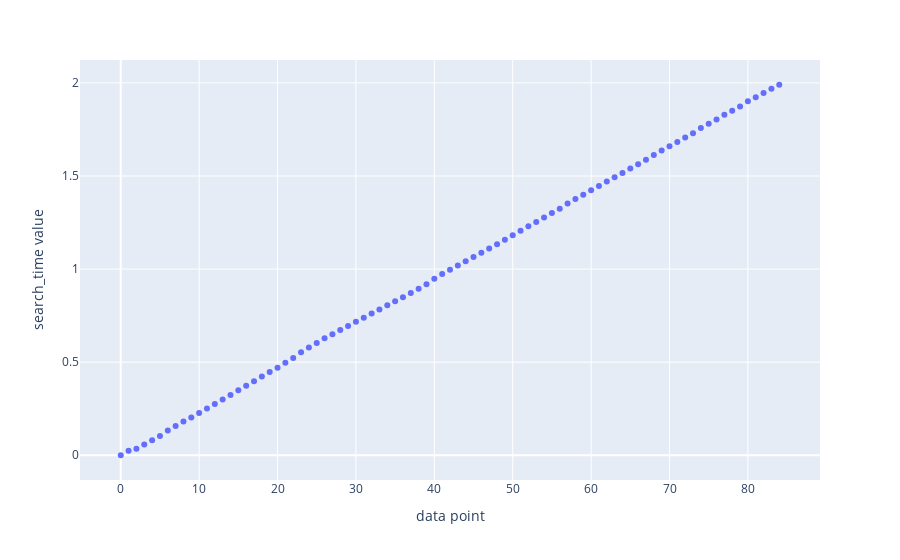

Notebook cell for this chart:
### Code cell
px.scatter(y=stat_times, labels={"x": "data point", "y": "search_time value"})

### Figure 1 — Plotly figure (JSON) as saved in the notebook; plotly's stock layout.template omitted (floating-point values rounded to 4 significant figures)
{"data": [{"hovertemplate": "data point=%{x}<br>search_time value=%{y}<extra></extra>", "legendgroup": "", "marker": {"color": "#636efa", "symbol": "circle"}, "mode": "markers", "name": "", "orientation": "v", "showlegend": false, "type": "scatter", "x": [0, 1, 2, 3, 4, 5, 6, 7, 8, 9, 10, 11, 12, 13, 14, 15, 16, 17, 18, 19, 20, 21, 22, 23, 24, 25, 26, 27, 28, 29, 30, 31, 32, 33, 34, 35, 36, 37, 38, 39, 40, 41, 42, 43, 44, 45, 46, 47, 48, 49, 50, 51, 52, 53, 54, 55, 56, 57, 58, 59, 60, 61, 62, 63, 64, 65, 66, 67, 68, 69, 70, 71, 72, 73, 74, 75, 76, 77, 78, 79, 80, 81, 82, 83, 84], "xaxis": "x", "y": [2.2e-05, 0.02402, 0.03445, 0.05741, 0.0809, 0.103, 0.133, 0.1569, 0.1809, 0.2031, 0.227, 0.2517, 0.2747, 0.2991, 0.324, 0.3497, 0.3731, 0.3977, 0.4228, 0.4466, 0.4705, 0.4965, 0.522, 0.5537, 0.5782, 0.6033, 0.628, 0.6504, 0.6728, 0.6948, 0.7172, 0.7391, 0.7613, 0.7832, 0.8054, 0.8273, 0.8494, 0.8722, 0.8949, 0.918, 0.9475, 0.9731, 0.9963, 1.019, 1.042, 1.064, 1.088, 1.111, 1.134, 1.158, 1.182, 1.206, 1.23, 1.253, 1.277, 1.302, 1.324, 1.353, 1.376, 1.4, 1.423, 1.446, 1.47, 1.494, 1.517, 1.54, 1.564, 1.588, 1.613, 1.637, 1.66, 1.683, 1.706, 1.73, 1.758, 1.781, 1.804, 1.829, 1.851, 1.874, 1.902, 1.924, 1.946, 1.968, 1.99], "yaxis": "y"}], "layout": {"legend": {"tracegroupgap": 0}, "margin": {"t": 60}, "xaxis": {"anchor": "y", "domain": [0, 1], "title": {"text": "data point"}}, "yaxis": {"anchor": "x", "domain": [0, 1], "title": {"text": "search_time value"}}}}
